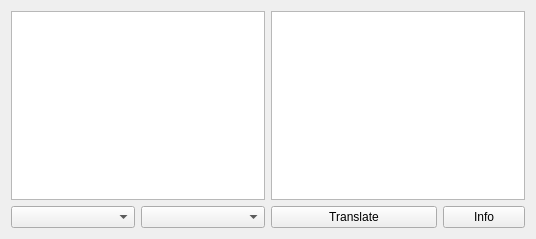
<?xml version="1.0" encoding="UTF-8"?>
<ui version="4.0">
 <class>Widget</class>
 <widget class="QWidget" name="Widget">
  <property name="geometry">
   <rect>
    <x>0</x>
    <y>0</y>
    <width>536</width>
    <height>239</height>
   </rect>
  </property>
  <property name="windowTitle">
   <string>Verba Translate</string>
  </property>
  <layout class="QGridLayout" name="gridLayout">
   <item row="1" column="4">
    <widget class="QPushButton" name="pushButton_2">
     <property name="text">
      <string>Info</string>
     </property>
    </widget>
   </item>
   <item row="1" column="0">
    <widget class="QComboBox" name="comboBox"/>
   </item>
   <item row="1" column="1">
    <widget class="QComboBox" name="comboBox_2"/>
   </item>
   <item row="0" column="0" colspan="2">
    <widget class="QTextEdit" name="textEdit"/>
   </item>
   <item row="0" column="2" colspan="3">
    <widget class="QTextEdit" name="textEdit_2"/>
   </item>
   <item row="1" column="2" colspan="2">
    <widget class="QPushButton" name="pushButton">
     <property name="text">
      <string>Translate</string>
     </property>
    </widget>
   </item>
  </layout>
 </widget>
 <resources/>
 <connections/>
</ui>
